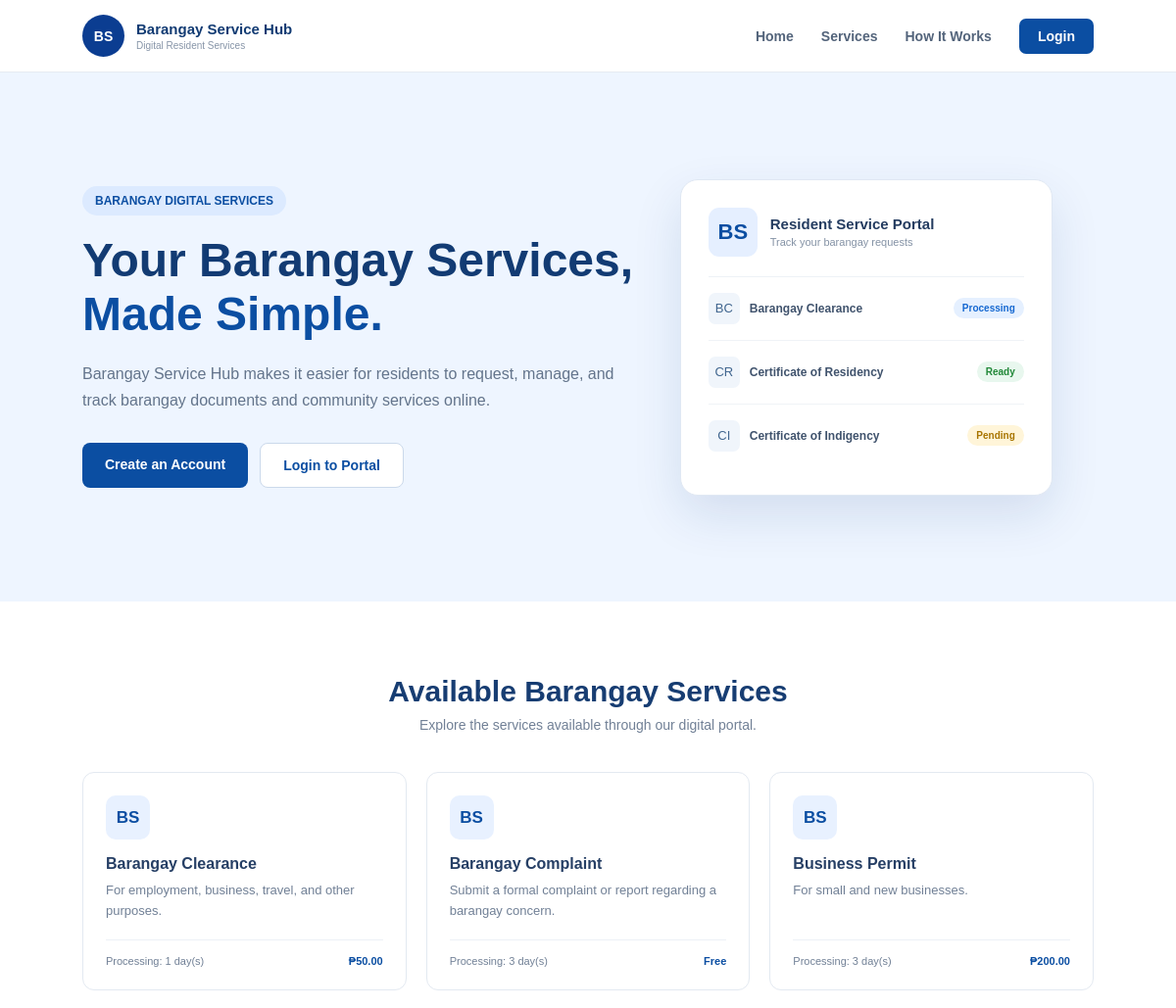
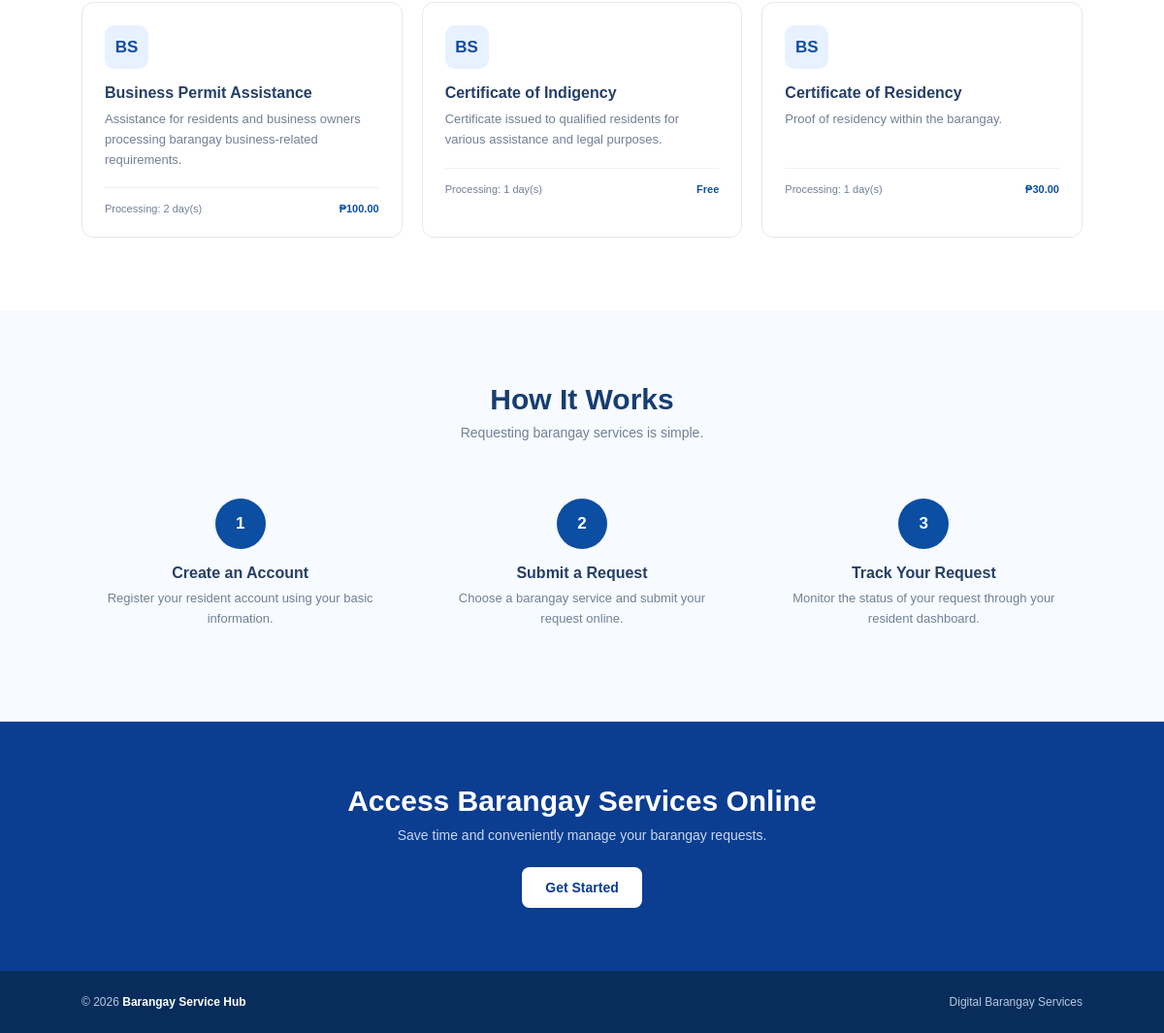
The page / on the database its author committed (2 pictures, top to bottom).
### tables this page shows
CREATE TABLE `services` (
  `id` int(11) NOT NULL,
  `service_name` varchar(120) NOT NULL,
  `category` varchar(100) NOT NULL DEFAULT 'Services',
  `description` text DEFAULT NULL,
  `requirements` text DEFAULT NULL,
  `processing_days` int(11) DEFAULT 1,
  `fee` decimal(10,2) DEFAULT 0.00,
  `icon` varchar(30) DEFAULT 'file',
  `status` enum('active','inactive') DEFAULT 'active',
  `created_at` datetime DEFAULT current_timestamp()
);

### index.php (the view, shortened to what this page needs)
<?php
require_once __DIR__ . "/config/database.php";
$services = [];
$sql = "SELECT id, service_name, description, processing_days, fee
        FROM services
        ORDER BY service_name ASC
        LIMIT 6";
$result = $conn->query($sql);
if ($result) {
    while ($row = $result->fetch_assoc()) {
        $services[] = $row;
    }
}
?>
<!DOCTYPE html>
<html lang="en">
<head>
</head>
<body>
<nav class="navbar">
    <a href="index.php" class="brand">
        <div class="brand-logo">
            BS
        </div>
        <div class="brand-info">
            <strong>Barangay Service Hub</strong>
            <span>Digital Resident Services</span>
        </div>
    </a>
    <div class="nav-links">
        <a href="#home">
            Home
        </a>
        <a href="#services">
            Services
        </a>
        <a href="#how-it-works">
            How It Works
        </a>
        <?php if (isset($_SESSION['user_id'])): ?>
            <a href="dashboard.php" class="login-btn">
                Dashboard
            </a>
        <?php else: ?>
            <a href="login.php" class="login-btn">
                Login
            </a>
        <?php endif; ?>
    </div>
</nav>
<section class="hero" id="home">
    <div class="hero-content">
        <div class="hero-label">
            BARANGAY DIGITAL SERVICES
        </div>
        <h1>
            Your Barangay Services,
            <span>Made Simple.</span>
        </h1>
        <p>
            Barangay Service Hub makes it easier for residents
            to request, manage, and track barangay documents
            and community services online.
        </p>
        <div class="hero-buttons">
            <?php if (isset($_SESSION['user_id'])): ?>
                <a href="dashboard.php" class="primary-btn">
                    Go to Dashboard
                </a>
                <a href="submit-request.php" class="secondary-btn">
                    Submit a Request
                </a>
            <?php else: ?>
                <a href="register.php" class="primary-btn">
                    Create an Account
                </a>
                <a href="login.php" class="secondary-btn">
                    Login to Portal
                </a>
            <?php endif; ?>
        </div>
    </div>
    <div class="hero-visual">
        <div class="portal-card">
            <div class="portal-header">
                <div class="portal-icon">
                    BS
                </div>
                <div>
                    <strong>
                        Resident Service Portal
                    </strong>
                    <span>
                        Track your barangay requests
                    </span>
                </div>
            </div>
            <div class="portal-row">
                <div class="portal-row-left">
                    <div class="mini-icon">
                        BC
                    </div>
                    <strong>
                        Barangay Clearance
                    </strong>
                </div>
                <span class="status processing">
                    Processing
                </span>
            </div>
            <div class="portal-row">
                <div class="portal-row-left">
                    <div class="mini-icon">
                        CR
                    </div>
                    <strong>
                        Certificate of Residency
                    </strong>
                </div>
                <span class="status ready">
                    Ready
                </span>
            </div>
            <div class="portal-row">
                <div class="portal-row-left">
                    <div class="mini-icon">
                        CI
                    </div>
                    <strong>
                        Certificate of Indigency
                    </strong>
                </div>
                <span class="status pending">
                    Pending
                </span>
            </div>
        </div>
    </div>
</section>
<section class="services" id="services">
    <div class="section-heading">
        <h2>
            Available Barangay Services
        </h2>
        <p>
            Explore the services available through our digital portal.
        </p>
    </div>
    <div class="service-grid">
        <?php if (count($services) > 0): ?>
            <?php foreach ($services as $service): ?>
                <div class="service-card">
                    <div class="service-icon">
                        BS
                    </div>
                    <h3>
                        <?= htmlspecialchars($service['service_name']) ?>
                    </h3>
                    <p>
                        <?= htmlspecialchars(
                            $service['description'] ?: 'Barangay service available for residents.'
                        ) ?>
                    </p>
                    <div class="service-info">
                        <span>
                            Processing:
                            <?= (int) $service['processing_days'] ?> day(s)
                        </span>
                        <span>
                            <?php if ((float) $service['fee'] > 0): ?>
                                ₱<?= number_format((float) $service['fee'], 2) ?>
                            <?php else: ?>
                                Free
                            <?php endif; ?>
                        </span>
                    </div>
                </div>
            <?php endforeach; ?>
        <?php else: ?>
            <div class="no-services">
                No services have been added yet.
            </div>
        <?php endif; ?>
    </div>
</section>
<section class="how-it-works" id="how-it-works">
    <div class="section-heading">
        <h2>
            How It Works
        </h2>
        <p>
            Requesting barangay services is simple.
        </p>
    </div>
    <div class="steps">
        <div class="step">
            <div class="step-number">
                1
            </div>
            <h3>
                Create an Account
            </h3>
            <p>
                Register your resident account using
                your basic information.
            </p>
        </div>
        <div class="step">
            <div class="step-number">
                2
            </div>
            <h3>
                Submit a Request
            </h3>
            <p>
                Choose a barangay service and submit
                your request online.
            </p>
        </div>
        <div class="step">
            <div class="step-number">
                3
            </div>
            <h3>
                Track Your Request
            </h3>
            <p>
                Monitor the status of your request
                through your resident dashboard.
            </p>
        </div>
    </div>
</section>
<section class="cta">
    <h2>
        Access Barangay Services Online
    </h2>
    <p>
        Save time and conveniently manage your barangay requests.
    </p>
    <?php if (isset($_SESSION['user_id'])): ?>
        <a href="dashboard.php">
            Open Resident Dashboard
        </a>
    <?php else: ?>
        <a href="register.php">
            Get Started
        </a>
    <?php endif; ?>
</section>
<footer>
    <div>
        © <?= date('Y') ?>
        <strong>Barangay Service Hub</strong>
    </div>
    <div>
        Digital Barangay Services
    </div>
</footer>
</body>
</html>

### rows shown on the page
services: service_name "Barangay Clearance", description "For employment, business, travel, and other purposes.", processing_days "1", fee "50.00"
services: service_name "Barangay Complaint", description "Submit a formal complaint or report regarding a barangay concern.", processing_days "3", fee "Free"
services: service_name "Business Permit", description "For small and new businesses.", processing_days "3", fee "200.00"
services: service_name "Business Permit Assistance", description "Assistance for residents and business owners processing barangay business-related requirements.", processing_days "2", fee "100.00"
services: service_name "Certificate of Indigency", description "Certificate issued to qualified residents for various assistance and legal purposes.", processing_days "1", fee "Free"
services: service_name "Certificate of Residency", description "Proof of residency within the barangay.", processing_days "1", fee "30.00"
